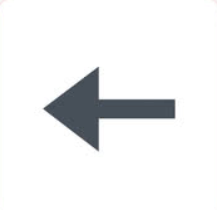
#> input picture lzl/Assignment221019/left.png, 217 x 210 px
$ python FaceDirection.py
#> lines starting #> are read from the running program, lines starting #| are printed output that depends on the picture; after the words box and inside, x2 and y2 are one past the last pixel; in counts of white or black regions, pixels touching at a corner belong together
import numpy as np
import cv2

face_model = 'haarcascade_frontalface_default.xml'
eye_model  = 'haarcascade_eye.xml'

face_cascade = cv2.CascadeClassifier(face_model)
eye_cascade  = cv2.CascadeClassifier(eye_model)

NOFACE = 0
LEFT = 1
RIGHT = 2
FORWARD = 3
BACKWARD = 4
STANDBY = 5


left = cv2.imread('left.png')
#> left is the input picture: shape (210, 217, 3); mean B, G, R 240.7, 240, 239.3
right = cv2.imread('right.png')
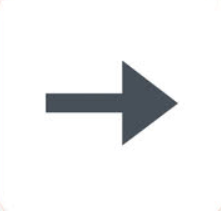
#> input picture lzl/Assignment221019/right.png, 221 x 211 px
#> right is the input picture: shape (211, 221, 3); mean B, G, R 241.1, 240.4, 239.6
backward = cv2.imread('backward.png')
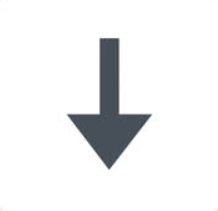
#> input picture lzl/Assignment221019/backward.png, 218 x 211 px
#> backward is the input picture: shape (211, 218, 3); mean B, G, R 240.9, 240.2, 239.5
forward = cv2.imread('forward.png')
standby = cv2.imread('standby.png')
noface = cv2.imread('noface.png')

def display(img, dir):
  tmp = noface
  w = img.shape[1]
  h = img.shape[0]
  if dir == LEFT:
    tmp = left
  elif dir == RIGHT:
    tmp = right
  elif dir == FORWARD:
    tmp = forward
  elif dir == BACKWARD:
    tmp = backward
  elif dir == STANDBY:
    tmp = standby
  elif dir == NOFACE:
    tmp = noface
  tmp = cv2.resize(tmp, (100, 100),interpolation=cv2.INTER_CUBIC)
  img[h-100:h,w-100:w] = tmp

def face2direction(img) :
  gray = cv2.cvtColor(img, cv2.COLOR_BGR2GRAY)
  faces = face_cascade.detectMultiScale(gray, 1.3, 3)
  width = img.shape[1]
  if(len(faces) != 0):
    for (x, y, w, h) in faces:
      img = cv2.rectangle(img,(x, y), (x+w, y+h), (255, 0, 0), 2)
      mid = x + w/2
      if mid < width/3 :
        return img, LEFT
      elif mid > 2*width/3 :
        return img, RIGHT
      elif w > width/5 :
        return img, FORWARD
      elif w < width/6 :
        return img, BACKWARD
      else :
        return img, STANDBY

  return img, NOFACE

cap = cv2.VideoCapture(0)

while(True):
  ret, frame = cap.read()
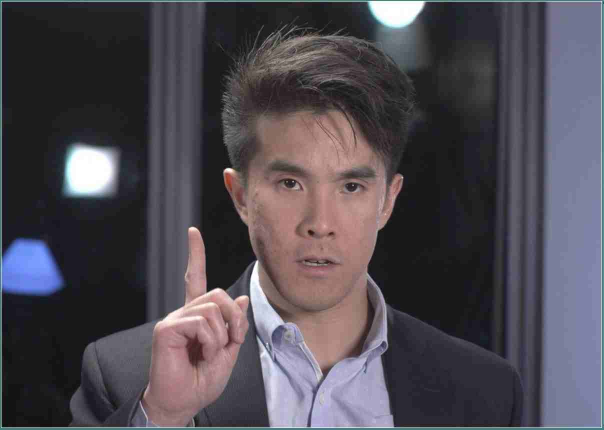
#> input picture lzl/Assignment221019/Testing_Code/ChubbyEmu.jpg, 1207 x 859 px, given in place of the camera (shown at 1/2 size)
#> frame is the input picture: shape (859, 1207, 3); mean B, G, R 82.5, 74.6, 79.4
  img = cv2.flip(frame, 1)
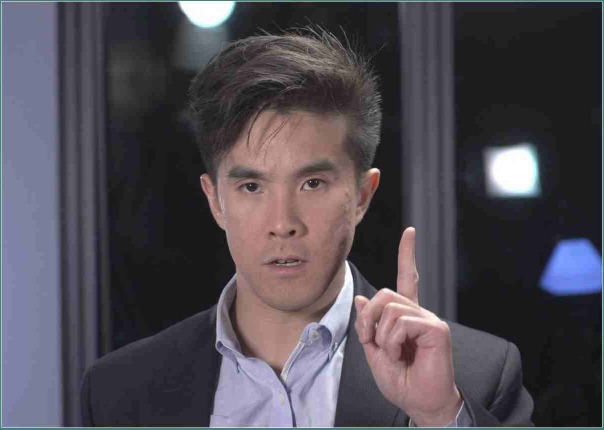
#> img: shape (859, 1207, 3) (shown at 1/2 size); mean B, G, R 82.5, 74.6, 79.4
  img, dir = face2direction(img)
#> in face2direction, `gray = cv2.cvtColor(img, cv2.COLOR_BGR2GRAY)`:
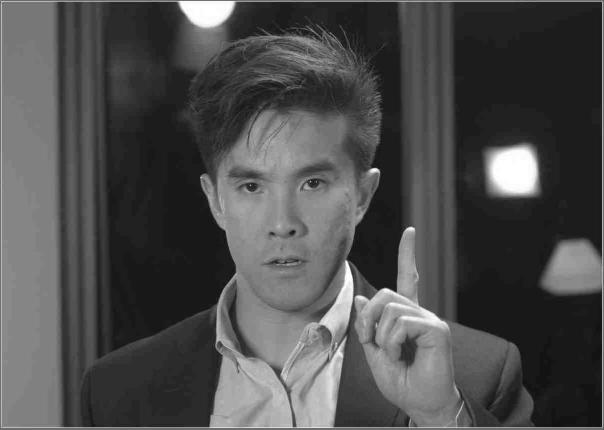
#> gray: shape (859, 1207) (shown at 1/2 size); min 0, max 255, mean 77
#> in face2direction, `faces = face_cascade.detectMultiScale(gray, 1.3, 3)`: faces = [[397, 239, 324, 324]]
#> the loop in face2direction, `for (x, y, w, h) in faces:` made 1 pass
#> (x, y, w, h, mid) on pass 1: (397, 239, 324, 324, 559)
#> pass 1, in face2direction, `img = cv2.rectangle(img,(x, y), (x+w, y+h), (255, 0, 0), 2)`:
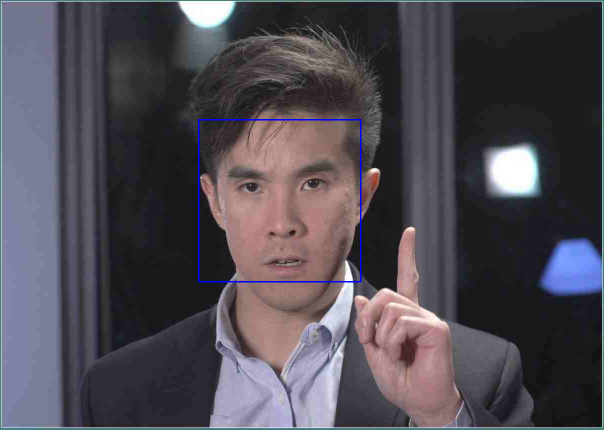
#> img: shape (859, 1207, 3) (shown at 1/2 size); 0.37% of pixels changed, all inside (x1, y1, x2, y2) = (396, 238, 723, 565)
#> dir = 3
  display(img,dir)
#> (the run stopped early here; a loop or call above may not have finished)
